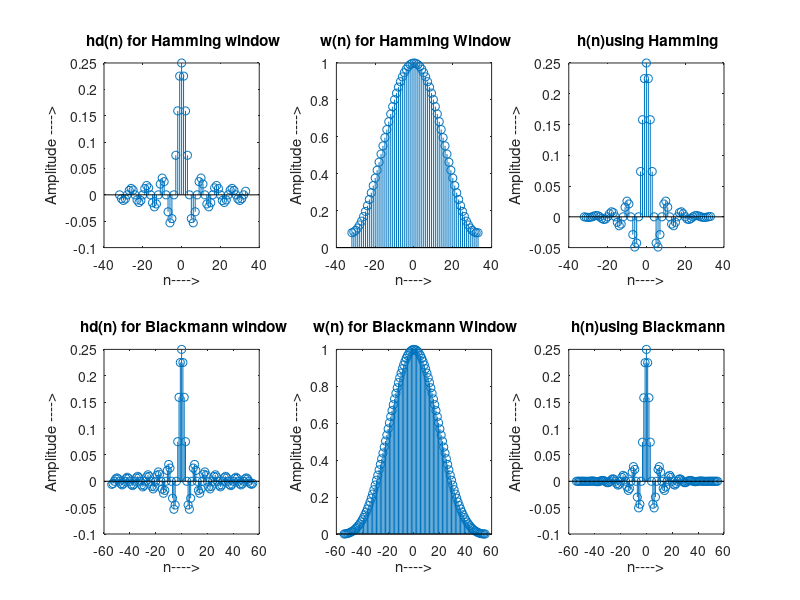
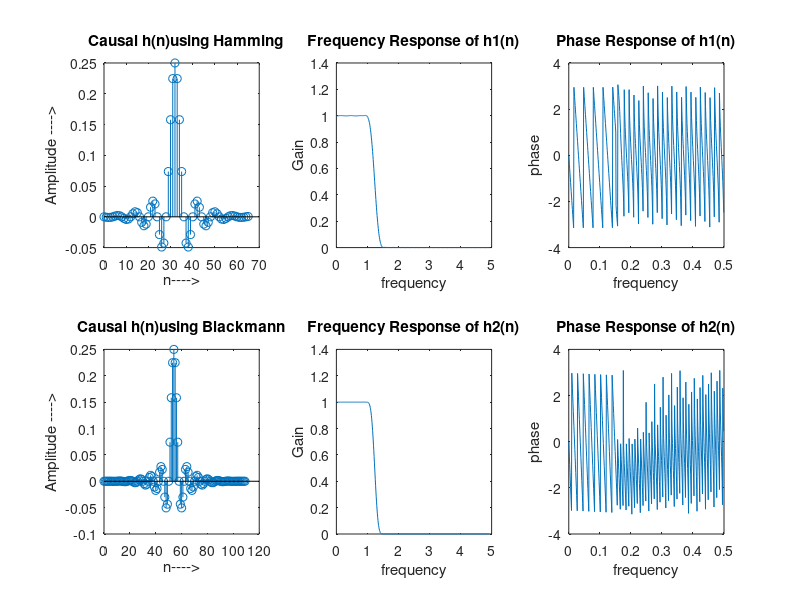

Here is the MATLAB script that generated these plots, in order:

wp=0.2*pi;
ws=0.3*pi;
ap=0.25;
as=50;
m1=(2*pi*3.3)/(ws-wp);
m2=(2*pi*5.5)/(ws-wp);
wc=(ws+wp)/2;
fc=wc/(2*pi);
fs=ws/(2*pi);
fp=wp/(2*pi);
n1=-32:1:33;

n2=-54:1:55;
for i=1:1:66
      hd1(i)=(2*fc*sin(wc*(i-33))/(wc*(i-33)));
      
    
end;
for i=1:1:110
      hd2(i)=(2*fc*sin(wc*(i-55))/(wc*(i-55)));
      
    
end;
hd1(1,33)=2*fc;
hd2(1,55)=2*fc;
subplot(2,3,1)
stem(n1,hd1);
xlabel ('n---->');
ylabel ('Amplitude ---->');
title(' hd(n) for Hamming window');
subplot(2,3,4)
stem(n2,hd2);
xlabel ('n---->');
ylabel ('Amplitude ---->');
title(' hd(n) for Blackmann window');

for i=1:1:66
      w1(i)= 0.54 + 0.46*cos(2*pi*(i-33)/(m1-1));
      
end;
for i=1:1:110
      w2(i)= 0.42 + 0.5*cos(2*pi*(i-55)/(m2-1))+ 0.08*cos(4*pi*(i-55)/(m2-1));
      
end;

subplot(2,3,2)
stem(n1,w1);
xlabel ('n---->');
ylabel ('Amplitude ---->');
title(' w(n) for Hamming Window');

h1=hd1.*w1;
subplot(2,3,3)
stem(n1,h1);
xlabel ('n---->');
ylabel ('Amplitude ---->');
title(' h(n)using Hamming');
subplot(2,3,5)
stem(n2,w2);
xlabel ('n---->');
ylabel ('Amplitude ---->');
title(' w(n) for Blackmann Window');

h2=hd2.*w2;
subplot(2,3,6)
stem(n2,h2);
xlabel ('n---->');
ylabel ('Amplitude ---->');
title(' h(n)using Blackmann');

figure;
subplot(2,3,1)
stem(n1+32,h1);
xlabel ('n---->');
ylabel ('Amplitude ---->');
title('  Causal h(n)using Hamming');

subplot(2,3,4)
stem(n2+54,h2);
xlabel ('n---->');
ylabel ('Amplitude ---->');
title('Causal h(n)using Blackmann');
[h11,w11]=freqz(h1)
[h22,w22]=freqz(h2)
subplot(2,3,2)
plot(w11/2*pi,abs(h11));
title('Frequency Response of h1(n)')
xlabel('frequency')
ylabel('Gain')
subplot(2,3,5)
plot(w22/2*pi,abs(h22));
title('Frequency Response of h2(n)')
xlabel('frequency')
ylabel('Gain')
subplot(2,3,6)
plot(w22/(2*pi),angle(h22));
title('Phase Response of h2(n)')
xlabel('frequency')
ylabel('phase')

subplot(2,3,3)
plot(w11/(2*pi),angle(h11));
title('Phase Response of h1(n)')
xlabel('frequency')
ylabel('phase')

 
      
         
       
